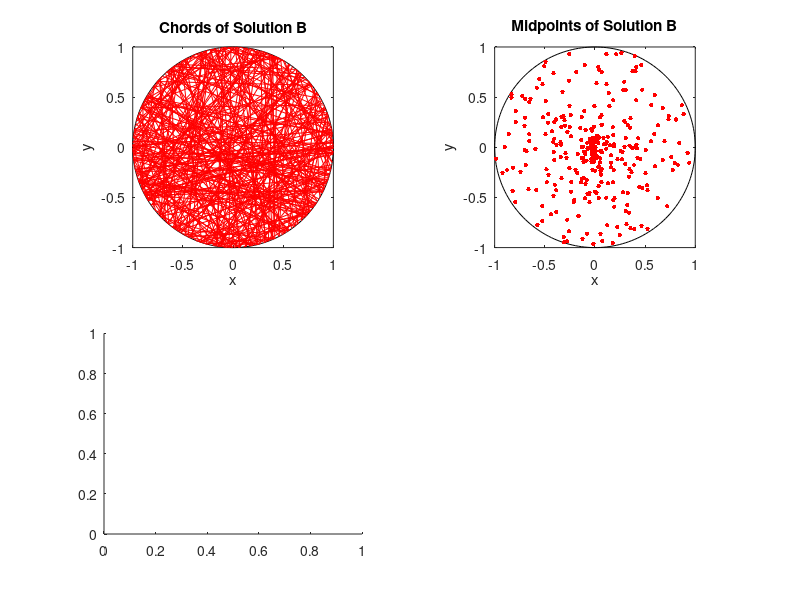

Reproduce this figure in MATLAB. (Note: this script raises an error after producing the figure.)
close all; clearvars; clc;

%Simulation disk dimensions
xx0=0; yy0=0; %center of disk
r=1; %disk radius
numbLines=300;%number of lines

%Solution B
thetaB=2*pi*rand(numbLines,1); %choose angular component uniformly
pB=r*rand(numbLines,1); %choose radial component uniformly
qB=sqrt(r.^2-pB.^2); %distance to circle edge (along line)

%calculate trig values
sin_thetaB=sin(thetaB);
cos_thetaB=cos(thetaB);

%calculate chord endpoints
xxB1=xx0+pB.*cos_thetaB+qB.*sin_thetaB;
yyB1=yy0+pB.*sin_thetaB-qB.*cos_thetaB;
xxB2=xx0+pB.*cos_thetaB-qB.*sin_thetaB;
yyB2=yy0+pB.*sin_thetaB+qB.*cos_thetaB;
%calculate midpoints of chords
xxB0=(xxB1+xxB2)/2; yyB0=(yyB1+yyB2)/2;

lengthSide=r*sqrt(3); %length of triangle side
lengthB=hypot(xxB1-xxB2,yyB1-yyB2); %Method B
probEstB=mean(lengthB>lengthSide) %Method B

    %%% START Plotting START %%%
    %Solution B
    t=linspace(0,2*pi,200);
    xp=r*cos(t); yp=r*sin(t);
    
    figure;
subplot(2,2,1);
%draw circle
plot(xx0+xp,yy0+yp,'k');
axis square; hold on;
xlabel('x'); ylabel('y');
title('Chords of Solution B');

% iterate through each chord of Solution B
for i = 1:size(xxB1,1)
    % plot the current chord
    plot([xxB1(i);xxB2(i)],[yyB1(i);yyB2(i)],'r');
    % add a pause to create animation effect
    pause(0.01);
end



subplot(2,2,2);
%draw circle
plot(xx0+xp,yy0+yp,'k');
axis square; hold on;
xlabel('x'); ylabel('y');
title('Midpoints of Solution B');

% iterate through each midpoint of Solution B
for i = 1:length(xxB0)
    % plot the current midpoint
    plot(xxB0(i),yyB0(i),'r.','MarkerSize',10);
    % add a pause to create animation effect
    pause(0.01);
end

% Lengths plot
subplot(2,2,3);


% create histogram with 50 bins
histogram(lengthB, 50);
xlabel('Chord length'); ylabel('Number of chords');
title('Lengths of chords of Solution B');

% Probability density plot
subplot(2,2,4);


% calculate the probability density of a chord being shorter than a value between 0 and 2
p_shorter_than_linspace = zeros(1, 50);
space = linspace(0, 2, 50);
for i = 1:50
p_shorter_than_linspace(i) = sum(lengthB < space(i)) / length(lengthB);
end

% plot the probability density
bar(linspace(0, 2, 50), p_shorter_than_linspace);
xlabel('Chord length'); ylabel('Probability density');
title('Probability density of a chord being shorter than a value between 0 and 2');
